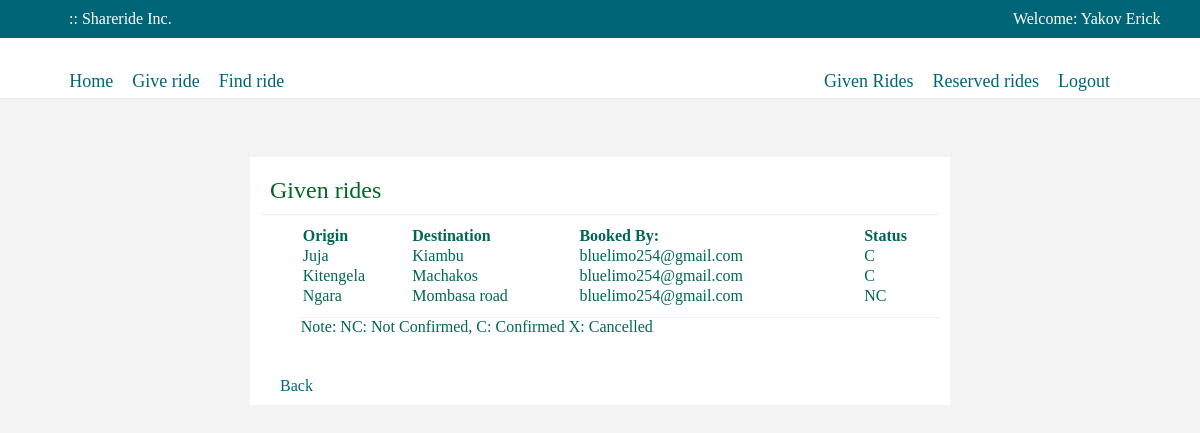
Page /given-rides.php (signed in) on the committed database.
### tables this page shows
CREATE TABLE `users_table` (
  `userID` int(11) NOT NULL,
  `fname` varchar(100) NOT NULL,
  `lname` varchar(100) NOT NULL,
  `email` varchar(100) NOT NULL,
  `password` varchar(100) NOT NULL,
  `phone` varchar(100) NOT NULL,
  `userStatus` enum('Y','N') NOT NULL DEFAULT 'N',
  `tokenCode` varchar(100) NOT NULL
);

CREATE TABLE `reserved_rides` (
  `id` int(11) NOT NULL,
  `ride_id` int(11) NOT NULL,
  `driver_id` int(11) NOT NULL,
  `driver_name` varchar(250) NOT NULL,
  `rider_id` int(11) NOT NULL,
  `rider_email` varchar(250) NOT NULL,
  `origin` varchar(250) NOT NULL,
  `destination` varchar(250) NOT NULL,
  `book_status` int(11) NOT NULL,
  `updated_at` timestamp NOT NULL DEFAULT CURRENT_TIMESTAMP ON UPDATE CURRENT_TIMESTAMP
);

### user_class.php (called while the page is built, shortened)
<?php
class USER
{
	private $conn;
	public function __construct()
	{
		$database = new Database();
		$db = $database->dbConnection();
		$this->conn = $db;
    }
	public function runQuery($sql)
	{
		$stmt = $this->conn->prepare($sql);
		return $stmt;
	}
}

### given-rides.php (the view, shortened to what this page needs)
<?php
require_once 'user_class.php';
$user_home = new USER();
$stmt = $user_home->runQuery("SELECT * FROM users_table WHERE userID=:uid");
$stmt->execute(array(":uid"=>$_SESSION['userSession']));
$row = $stmt->fetch(PDO::FETCH_ASSOC);
?>
<!DOCTYPE html>
<html>
<head>
	<link rel="stylesheet" href="assets/css/demo.css">
	<link rel="stylesheet" href="assets/css/style.css">
</head>
	<header>
        <div class="col-md-6">
            <h1>:: Shareride Inc.</h1>
        </div>
        <div class="col-md-6">
            <p class="p-welcome" style="float: right; margin-right: 5%; color: white;">Welcome: <?php echo $row['fname']. ' ' .$row['lname']; ?></p>
        </div>
    </header>
    <div class="main-menu">
        <div class="col-md-6 left-menu">
            <ul>
                <li><a href="user-account.php">Home</a></li>
                <li><a href="give-ride.php" class="form-facebook-button">Give ride</a></li>
                <li><a href="all-rides.php" class="form-facebook-button">Find ride</a></li>
            </ul>
        </div>
        <div class="col-md-6">
            <div class="row">
                <div class="col-md-12">
                    <div class="menu-left">
                        <ul>
                            <li><a href="give-ride.php" class="form-facebook-button">Given Rides</a></li>
                            <li><a href="reserved-rides.php" class="form-facebook-button">Reserved rides</a></li>
                            <li><a href="logout.php" class="form-facebook-button">Logout</a></li>
                        </ul>
                    </div>
                </div>
            </div>
        </div>
    </div>
    <div class="row-view">
        <div class="column-view rightone">
            <div class="option-header">
                <h2>Given rides</h2>
            </div>
             <div class="option-content">
                <table style="width: 100%; font-size: 16px; border-bottom: 1px solid #eef; padding-bottom: 10px;">
                    <tr class="table-head">
                        <td>Origin</td>
                        <td>Destination</td>
                        <td>Booked By:</td>
                        <td>Status</td>
                    </tr>
                        <?php
                            $driver_id = $row['userID'];
                            $stmt1 = $user_home -> runQuery("select * from reserved_rides where driver_id = $driver_id");
                            $stmt1->execute();
                            while($row1 = $stmt1 -> fetch(PDO::FETCH_ASSOC))
                            {
                                if($row1['book_status'] == 0)
                                    {
                                        $stts = "NC";
                                    }
                                    else if($row1['book_status'] == 1)
                                    {
                                        $stts = "C";
                                    }
                                    else
                                    {
                                        $stts = "X";
                                    }
                                    echo "<tr>";
                                    echo "<td>" . $row1['origin'] . "</td>";
                                    echo "<td>" . $row1['destination'] . "</td>";
                                    echo "<td>" . $row1['rider_email'] . "</td>";
                                    echo "<td>" . $stts . "</td>";
                                echo "</tr>";
                            }
                        ?>
                </table>
            </div>
            <div class="option-content">
                <p> Note: NC: Not Confirmed, C: Confirmed X: Cancelled</p>
            </div>
            <div class="option-footer">
                <a href="user-account.php">Back</a>
            </div>
        </div>
    </div>
</body>
</html>

### assets/css/demo.css (style rules this page uses)
* { margin: 0; padding: 0; box-sizing: border-box; }
html { background-color: #efefef; }
header { box-sizing: border-box; width: 100%; padding: 10px 10px 10px 10px; background-color: #006677; overflow: hidden; }
header h1 { padding-left: 10%; font: normal 16px 'Open Sans', sans-serif; color: #fff; font-family: calibri; }
header .p-welcome { font-family: calibri; color: #eef font-size: 16px; }
.menu-left { float: right; }
.main-menu { border-bottom: 1px solid #EAEAEA; background-color: #FFF; padding: 30px; margin-top: 0; margin-bottom: 6 0px; }
.left-menu { padding-left: 3%; margin-bottom: 10px; }
.main-menu ul { list-style: none; margin-right: 50px; color: #006655; margin-bottom: 10px; clear: both; }
.main-menu ul a { text-decoration: none; color: #006677; text-align: left; font-size: 18px; display: inline-block; margin: 4px 10px 10px 5px; line-height: 1; outline: none; transition: 0.2s ease; font-family: calibri; }
ul li { display: inline-block; }
@media (min-width: 1025px) { .col-md-1, .col-md-2, .col-md-3, .col-md-4, .col-md-5, .col-md-6, .col-md-7, .col-md-8, .col-md-9, .col-md-10, .col-md-11, .col-md-12 { float: left; } }
@media (min-width: 1025px) { .col-md-12 { width: 100%; } }
@media (min-width: 1025px) { .col-md-6 { width: 50%; } }
@media (min-width: 1025px) { .row-view { display: table; width: 60%; table-layout: fixed; border-spacing: 10px; margin-left: 20%; margin-top: 4%; } }
@media (min-width: 1025px) { .column-view { display: table-cell; } }
@media (min-width: 1025px) { .rightone { width: 39%; box-sizing: border-box; background-color: #ffffff; padding: 10px; margin-bottom: 15px; } }
@media (min-width: 1025px) { .rightone .option-header { border-bottom: 1px solid #eef; color: #006622; font-weight: lighter; font-family: calibri; padding: 10px; margin-bottom: 10px; } }
@media (min-width: 1025px) { .rightone .option-header h2 { font-weight: lighter; } }
@media (min-width: 1025px) { .rightone .option-content { font-family: calibri; font-size: 16px; color: #006655; padding-left: 6%; } }
@media (min-width: 1025px) { .rightone .option-content p { padding-bottom: 10px; } }
@media (min-width: 1025px) { .rightone .option-footer { float: left; border-top: 1px solid #fff; margin-top: 30px; padding-left: 10px; } }
@media (min-width: 1025px) { .rightone .option-footer a { color: #006688; padding: 5px 10px 3px 10px; cursor: pointer; text-decoration: none; border-radius: 2px; font-family: calibri; } }
@media (min-width: 1025px) { tr { border-bottom: 1px solid #006688; } }
@media (min-width: 1025px) { .table-head { font-weight: bold; border-bottom: 1px solid #eef; } }

### assets/css/style.css (style rules this page uses)
html { background-color: #f3f3f3; }

### rows in the picture
users_table: fname "Yakov", lname "Erick"
reserved_rides: origin "Juja", destination "Kiambu", rider_email "bluelimo254@gmail.com", book_status "C"
reserved_rides: origin "Kitengela", destination "Machakos", rider_email "bluelimo254@gmail.com", book_status "C"
reserved_rides: origin "Ngara", destination "Mombasa road", rider_email "bluelimo254@gmail.com", book_status "NC"
